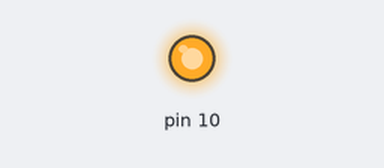
A sketch run on a simulated Arduino Uno, built with avr-gcc and run on an emulated ATmega328P. On the bench: output pins drawn as LEDs (lit = HIGH).

Above: at 0.1 s.
Timing chart, 0 to 11.1 s (numbered marks = the images above):
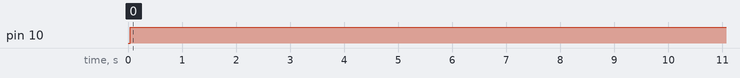

The sketch:

Tiny7Segment.ino
```cpp
#include "pins.h"
#include <SPI.h>

SPISettings spi_settings;

const unsigned long advanceTime = 1000;
unsigned long lastChange;
unsigned count;

void sendCount() {
	byte countBuf[4];
	countBuf[0] = count / 1000;
	countBuf[1] = (count / 100) % 10;
	countBuf[2] = (count / 10) % 10;
	countBuf[3] = count % 10;
	digitalWrite(SS, LOW); //Drive the CS pin low to select OpenSegment
	SPI.transfer(0x79); // Move cursor …
	SPI.transfer(0x00); // … to position 0
	for(byte x = 0 ; x < 4 ; x++) {
		delay(1); //Small delay between bytes so S7S can buffer them
		SPI.transfer(countBuf[x]); //Send a character from the array out over I2C
	}
	digitalWrite(SS, HIGH); //Release the CS pin to de-select OpenSegment
}

void setup() {
	// put your setup code here, to run once:
	pinMode(SS, OUTPUT);
	digitalWrite(SS, HIGH);
	spi_settings = SPISettings(200000, MSBFIRST, SPI_MODE0);
	SPI.begin();
	SPI.beginTransaction(spi_settings);
	digitalWrite(SS, LOW);
	SPI.transfer('v');
	SPI.endTransaction();
	digitalWrite(SS, HIGH);
	sendCount();
}

void loop() {
	// put your main code here, to run repeatedly:
	unsigned millibuf = millis();
	if (millibuf - lastChange > advanceTime) {
		sendCount();
		if(count++ > 9999) count = 0;
		lastChange = millibuf;
	}
}
```

pins.h
```cpp
#ifndef PINS
#define PINS

// ATTiny841 Pins

// Arduino Pins
// DIGITAL I/O
// Port D
// D0 UART RX, PCINT16, PD0
// D1 UART TX, PCINT17, PD1
// D2 INT 0, PCINT18, PD2
// D3 INT 1, PCINT19, PD3, OC2B, PWM output
// D4 PCINT20, XCK, T0, PD4
// D5 PCINT21, OC0B, T1, PD5, PWM
// D6 PCINT22, OC0A, AIN0, PD6, PWM
// D7 PCINT23, AIN1, PD7

// Port B
// D8 PCINT0, CLK0, ICP1, PB0
// D9 PCINT1, OC1A, PB1, PWM
// ** SD Card (SPI) uses pins 10, 11, 12, 13
// D10 SPI SS, PCINT2, PB2, PWM
// D11 SPI MOSI, PCINT3, PB3, PWM
// D12 SPI MISO, PCINT4, PB4
// D13 SPI SCK, PCINT5, PB5, LED

// ANALOGUE I/O
// Port C
// A0 PCINT8, ADC0, PC0
// A1 PCINT9, ADC1, PC1
// A2 PCINT10, ADC2, PC2
// A3 PCINT11, ADC3, PC3
// A4 I2C SDA, PCINT12, PC4
// A5 I2C SCL, PCINT13, PC5


// Freetronics LeoStick Pins
// D0 PD2 INT2 RXD1
// D1 PD3 INT3 TXD1
// D2 PD1 INT1 SDA
// D3 PD0 INT0 SCL OC0B
// D4 A6 PD4 ICP1 ADC8
// D5 PC6 OC3A ¬OC4A
// D6 A8 PD7 OC4D ADC10 T0
// D7 PE6 INT6 AIN0
// D8 A9 PB4 ADC11
// D9 A10 PB5 OC1A ¬OC4B ADC12 (LED2 Green)
//#define GREEN_LED 9
// D10 A11 PB6 OC1B OC4B ADC13 (LED2 Blue)
//#define BLUE_LED 10
// D11 PB7 OC0A OC1C RTS (Piezo)
//#define PIEZO 11
// D12 PD6 OC4D ADC9
// D13 PC7 ICP3 CLK0 OC4A (LED2 Red)
//#define RED_LED 13

// A0 PF7 ADC7 TDI
// A1 PF6 ADC6 TDO
// A2 PF5 ADC5 TMS
// A3 PF4 ADC4 TCK
// A4 PF1 ADC1
// A5 PF0 ADC0


#endif

// PWM notes: http://playground.arduino.cc/Main/TimerPWMCheatsheet
```

Measured:
- by itself, pin 10: LOW → HIGH at 0.04 s
- by itself, everything shown: repeats every 17.0 s, in 34 steps
